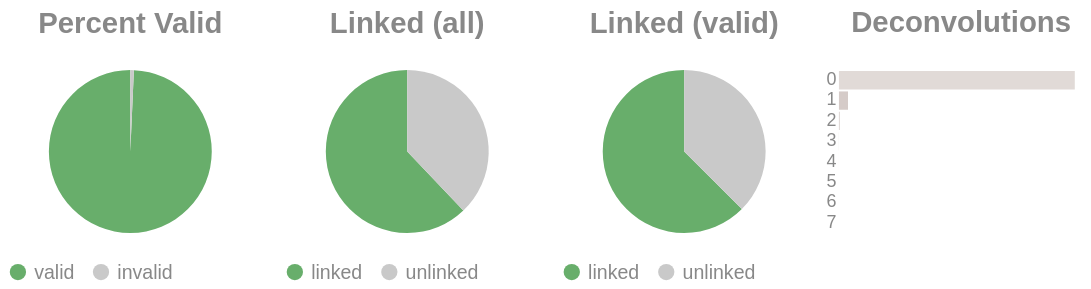

Notebook code for this chart:
### Code cell
if SKIPLR:
    pass
else:
    clash = Counter()
    for i in valids['molecule'].to_list():
        _mol = i.split("-")
        if len(_mol) == 1:
            clash.update('0')
        else:
            clash.update(_mol[-1])

    _d = {"deconvolutions": [], 'count': []}
    for k,v in clash.items():
        _d['deconvolutions'].append(k)
        _d['count'].append(v)

    tot_valid = valids['reads'].sum()
    mask = valids['reads'] >= 2
    n_linked_reads = valids.filter(mask)['reads'].sum()
    if n_linked_reads == 0:
        print_html("No linked molecules (>=2 reads) were detected; skipping linked-only distributions.")
        SKIPLR = True
    else:
        perc_valid = round(tot_valid / n_reads, 4)
        linked_perc_abs = round(n_linked_reads / n_reads, 4)
        linked_perc = round(n_linked_reads / tot_valid, 4)

    _valid = pl.DataFrame({"valids": ['valid', 'invalid'], "count": [tot_valid, n_reads - tot_valid]})
    _linked_abs = pl.DataFrame({"linked (absolute)": ['linked', 'unlinked'], "count": [n_linked_reads, n_reads - n_linked_reads]})
    _linked_rel = pl.DataFrame({"linked (valids)": ['linked', 'unlinked'], "count": [n_linked_reads, tot_valid - n_linked_reads]})

    (
        alt.hconcat(
            piechart(_valid, goodval = 'valid', title = "Percent Valid"),
            piechart(_linked_abs, goodval = "linked", title =  "Linked (all)"),
            piechart(_linked_rel, goodval = "linked", title =  "Linked (valid)"),
            convolutionbar(pl.DataFrame(_d), title = "Deconvolutions"),
            center = True,
            bounds = 'flush'
        )
        .resolve_scale(color='independent')
        .resolve_legend('independent')
        .properties(usermeta={'embedOptions': {"actions": False}})
    ).display()

### Figure 1 — Vega-Lite specification as saved in the notebook (floating-point values rounded to 4 significant figures)
{"width": "container", "height": 400, "config": {"title": {"anchor": "start", "dy": -15, "fontSize": 18, "color": "#888888", "subtitleColor": "#888888", "subtitleFontSize": 14}, "arc": {"fill": "#0072B2"}, "axis": {"domainColor": "#888888", "domainWidth": 0.5, "gridWidth": 0.2, "grid": false, "titleFontWeight": 400, "titleFontSize": 15, "labelFontSize": 11, "labelColor": "#888888", "tickColor": "#888888", "tickWidth": 0.2, "titleColor": "#888888"}, "axisBand": {"grid": false}, "axisX": {"grid": true, "tickSize": 10, "domainCap": "round"}, "axisY": {"domain": false, "grid": true, "tickSize": 0, "domainCap": "round"}, "background": "transparent", "header": {"labelFontSize": 15, "labelColor": "#888888", "titleFontSize": 15, "titleFontWeight": 600, "titleColor": "#888888"}, "legend": {"labelFont": "sans-serif", "labelFontSize": 12, "labelColor": "#888888", "symbolSize": 100, "symbolType": "circle", "titleFontSize": 12, "titlePadding": 10, "titleColor": "#888888", "title": null}, "range": {"category": ["#E69F00", "#56B4E9", "#009E73", "#F0E442", "#0072B2", "#D55E00", "#CC79A7", "#000000"], "diverging": ["#cfe8f3", "#a2d4ec", "#73bfe2", "#46abdb", "#1696d2", "#12719e"]}, "area": {"fill": "#0072B2", "fillOpacity": 0.7, "line": true, "strokeOpacity": 0.7}, "line": {"color": "#0072B2", "stroke": "#0072B2", "strokeWidth": 2}, "trail": {"color": "#0072B2", "stroke": "#0072B2", "strokeWidth": 0, "size": 1}, "point": {"filled": true, "fillOpacity": 1.0, "size": 95}, "text": {"color": "#888888", "fontSize": 11, "align": "right", "fontWeight": 400, "size": 11}, "bar": {"fill": "#0072B2", "stroke": null}, "view": {"stroke": null, "continuousWidth": 660, "continuousHeight": 400}}, "hconcat": [{"data": {"name": "data-587d8555986d52c16dd4114cd5bf4ec4"}, "mark": {"type": "arc"}, "encoding": {"color": {"field": "valids", "legend": {"orient": "bottom", "title": null}, "scale": {"domain": ["valid", "invalid"], "range": ["#68ae6b", "#C9C9C9"]}, "title": "Valids", "type": "nominal"}, "theta": {"field": "count", "type": "quantitative"}, "tooltip": [{"field": "valids", "title": "Valids", "type": "ordinal"}, {"field": "percent", "format": ".2%", "title": "Percent", "type": "quantitative"}, {"field": "count", "title": "Count", "type": "quantitative"}]}, "height": 100, "title": {"text": "Percent Valid", "align": "center", "anchor": "middle"}, "transform": [{"calculate": "datum.count / 11400158", "as": "percent"}], "width": 150}, {"data": {"name": "data-9ec749a90d1f5cdfe4de9e74e6ab02fc"}, "mark": {"type": "arc"}, "encoding": {"color": {"field": "linked (absolute)", "legend": {"orient": "bottom", "title": null}, "scale": {"domain": ["linked", "unlinked"], "range": ["#68ae6b", "#C9C9C9"]}, "title": "Linked (Absolute)", "type": "nominal"}, "theta": {"field": "count", "type": "quantitative"}, "tooltip": [{"field": "linked (absolute)", "title": "Linked (Absolute)", "type": "ordinal"}, {"field": "percent", "format": ".2%", "title": "Percent", "type": "quantitative"}, {"field": "count", "title": "Count", "type": "quantitative"}]}, "height": 100, "title": {"text": "Linked (all)", "align": "center", "anchor": "middle"}, "transform": [{"calculate": "datum.count / 11400158", "as": "percent"}], "width": 150}, {"data": {"name": "data-4379438716a2558b5f9be008997c1aa1"}, "mark": {"type": "arc"}, "encoding": {"color": {"field": "linked (valids)", "legend": {"orient": "bottom", "title": null}, "scale": {"domain": ["linked", "unlinked"], "range": ["#68ae6b", "#C9C9C9"]}, "title": "Linked (Valids)", "type": "nominal"}, "theta": {"field": "count", "type": "quantitative"}, "tooltip": [{"field": "linked (valids)", "title": "Linked (Valids)", "type": "ordinal"}, {"field": "percent", "format": ".2%", "title": "Percent", "type": "quantitative"}, {"field": "count", "title": "Count", "type": "quantitative"}]}, "height": 100, "title": {"text": "Linked (valid)", "align": "center", "anchor": "middle"}, "transform": [{"calculate": "datum.count / 11320591", "as": "percent"}], "width": 150}, {"data": {"name": "data-0af143cd7a38c6f117c1e41f0ee6d2ef"}, "mark": {"type": "bar"}, "encoding": {"color": {"field": "deconvolutions", "legend": null, "scale": {"scheme": "lightgreyred"}, "type": "nominal"}, "tooltip": [{"field": "deconvolutions", "title": "Deconvolutions", "type": "ordinal"}, {"field": "percent", "format": ".2%", "title": "Percent", "type": "quantitative"}, {"field": "count", "title": "Count", "type": "quantitative"}], "x": {"axis": null, "field": "count", "type": "quantitative"}, "y": {"field": "deconvolutions", "sort": "ascending", "title": null, "type": "nominal"}}, "height": 100, "title": {"text": "Deconvolutions", "align": "center", "anchor": "middle"}, "transform": [{"calculate": "datum.count / 6532922", "as": "percent"}], "width": 150}], "bounds": "flush", "center": true, "resolve": {"legend": {"angle": "independent"}, "scale": {"color": "independent"}}, "usermeta": {"embedOptions": {"actions": false}}, "$schema": "https://vega.github.io/schema/vega-lite/v6.1.0.json", "datasets": {"data-587d8555986d52c16dd4114cd5bf4ec4": [{"valids": "valid", "count": 11320591}, {"valids": "invalid", "count": 79567}], "data-9ec749a90d1f5cdfe4de9e74e6ab02fc": [{"linked (absolute)": "linked", "count": 7078161}, {"linked (absolute)": "unlinked", "count": 4321997}], "data-4379438716a2558b5f9be008997c1aa1": [{"linked (valids)": "linked", "count": 7078161}, {"linked (valids)": "unlinked", "count": 4242430}], "data-0af143cd7a38c6f117c1e41f0ee6d2ef": [{"deconvolutions": "0", "count": 6273990}, {"deconvolutions": "1", "count": 240857}, {"deconvolutions": "2", "count": 16298}, {"deconvolutions": "3", "count": 1513}, {"deconvolutions": "4", "count": 207}, {"deconvolutions": "5", "count": 46}, {"deconvolutions": "6", "count": 9}, {"deconvolutions": "7", "count": 2}]}}
